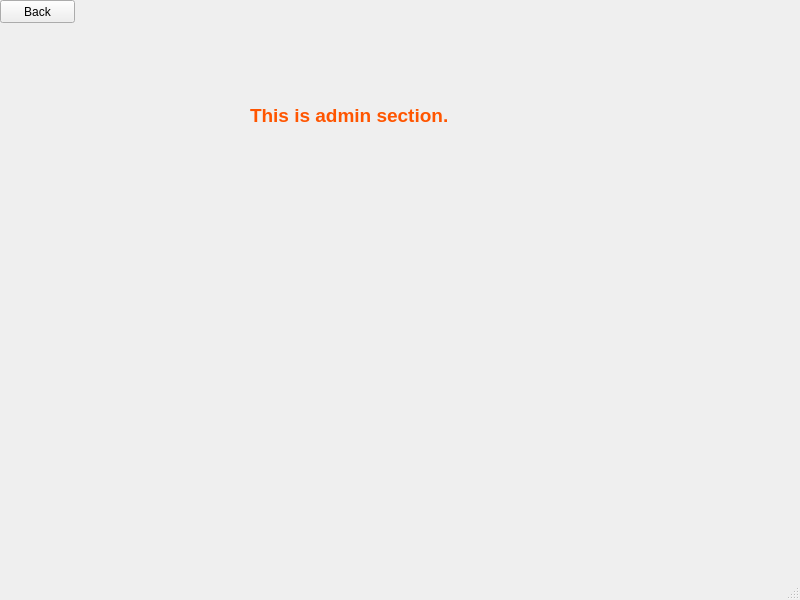
<?xml version="1.0" encoding="UTF-8"?>
<ui version="4.0">
 <class>AdminWin</class>
 <widget class="QMainWindow" name="AdminWin">
  <property name="geometry">
   <rect>
    <x>0</x>
    <y>0</y>
    <width>800</width>
    <height>600</height>
   </rect>
  </property>
  <property name="windowTitle">
   <string>MainWindow</string>
  </property>
  <widget class="QWidget" name="centralwidget">
   <widget class="QLabel" name="label">
    <property name="geometry">
     <rect>
      <x>250</x>
      <y>50</y>
      <width>321</width>
      <height>131</height>
     </rect>
    </property>
    <property name="text">
     <string>&lt;html&gt;&lt;head/&gt;&lt;body&gt;&lt;p&gt;&lt;span style=&quot; font-size:14pt; font-weight:600; color:#ff5500;&quot;&gt;This is admin section.&lt;/span&gt;&lt;/p&gt;&lt;/body&gt;&lt;/html&gt;</string>
    </property>
   </widget>
   <widget class="QPushButton" name="pushButton">
    <property name="geometry">
     <rect>
      <x>0</x>
      <y>0</y>
      <width>75</width>
      <height>23</height>
     </rect>
    </property>
    <property name="text">
     <string>Back</string>
    </property>
   </widget>
  </widget>
  <widget class="QMenuBar" name="menubar">
   <property name="geometry">
    <rect>
     <x>0</x>
     <y>0</y>
     <width>800</width>
     <height>21</height>
    </rect>
   </property>
  </widget>
  <widget class="QStatusBar" name="statusbar"/>
 </widget>
 <resources/>
 <connections/>
</ui>
